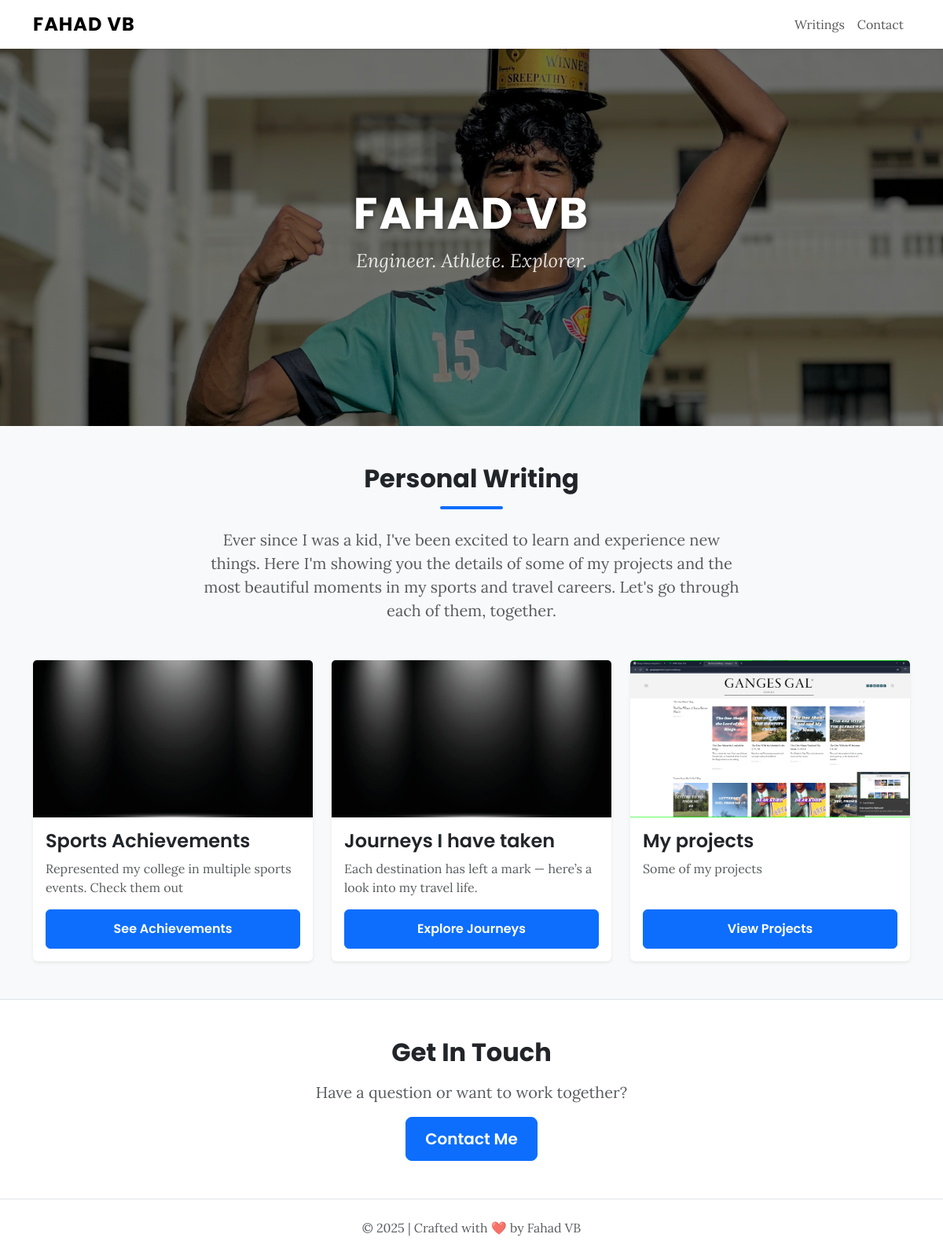
Before: / with the older database file.
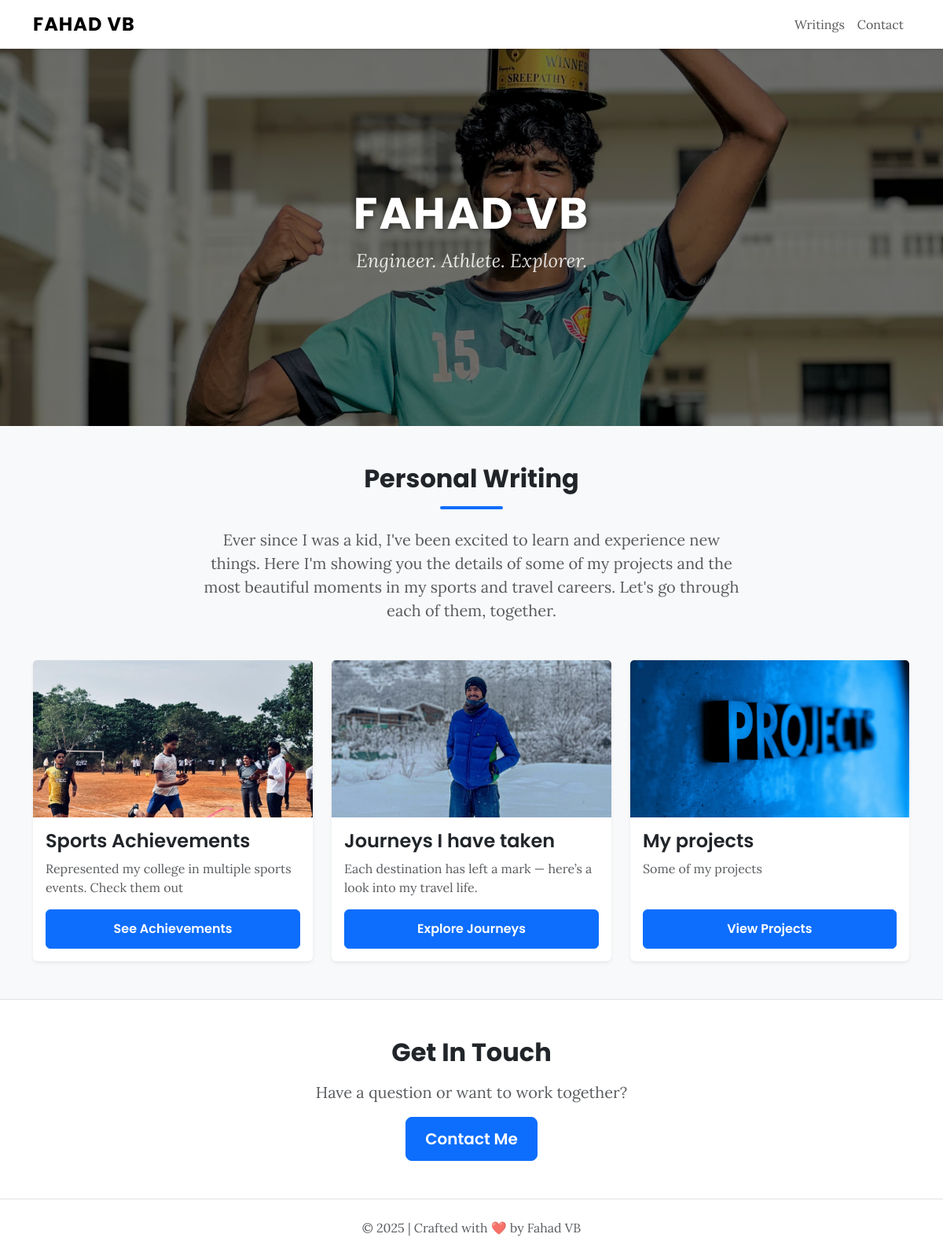
After: the same page with the newer database file.
### blog/models.py (models this page shows, shortened)
class Box(models.Model):
    title = models.CharField(max_length=100)
    description = models.TextField()
    slug = models.SlugField(unique=True)

class BoxImage(models.Model):
    box = models.ForeignKey(Box, on_delete=models.CASCADE, related_name='images')
    image = models.ImageField(upload_to='box_images/')
    details = models.TextField(blank=True)

### blog/views.py (the view)
# urls.py: 2. Add a URL to urlpatterns:  path('', views.home, name='home')
def home(request):
    boxes = Box.objects.all()
    main = Description.objects.all()
    return render(request, 'blog/index.html', {'boxes': boxes, 'main': main})

### blog/templates/blog/index.html (shortened to what this page needs)
{% extends "base.html" %}
{% load static %}
{% block css_styles %}
<link rel="stylesheet" href="{% static 'blog/index.css' %}">
{% endblock %}
{% block content %}
<nav class="navbar navbar-expand-lg navbar-light bg-white sticky-top shadow-sm">
  <div class="container">
    <a class="navbar-brand" href="/">FAHAD VB</a>
    <div class="collapse navbar-collapse">
      <ul class="navbar-nav ms-auto mb-2 mb-lg-0">
        <li class="nav-item"><a class="nav-link" href="#writing">Writings</a></li>
        <li class="nav-item"><a class="nav-link" href="#contact">Contact</a></li>
      </ul>
    </div>
  </div>
</nav>
<header class="hero-section text-center text-white d-flex align-items-center justify-content-center">
    <div class="container">
        <h1 class="hero-title">FAHAD VB</h1>
        <p class="hero-subtitle">Engineer. Athlete. Explorer.</p>
    </div>
</header>
<main class="container my-5">
    <section id="writing" class="text-center mb-5">
        <h2 class="section-title">Personal Writing</h2>
        <div class="underline"></div>
        <p class="lead text-muted mt-3 mx-auto" style="max-width: 700px;">
            Ever since I was a kid, I've been excited to learn and experience new things. Here I'm showing you the details of some of my projects and the most beautiful moments in my sports and travel careers. Let's go through each of them, together.
        </p>
    </section>
    <div class="row g-4">
      {% for box in boxes %}
        <div class="col-lg-4 col-md-6 d-flex align-items-stretch">
            <div class="card h-100 shadow-sm card-hover">
                {% with box.images.all|first as first_image %}
                    {% if first_image %}
                        <img src="{{ first_image.image.url }}" class="card-img-top" alt="{{ box.title }}">
                    {% endif %}
                {% endwith %}
                <div class="card-body d-flex flex-column">
                    <h3 class="card-title">{{ box.title }}</h3>
                    <p class="card-text text-muted flex-grow-1">{{ box.description }}</p>
                    {% if box.title == "My projects" %}
                        <a href="{% url 'projects' %}" class="btn btn-primary mt-auto">View Projects</a>
                    {% elif box.title == "Sports Achievements" %}
                        <a href="{% url 'sports' %}" class="btn btn-primary mt-auto">See Achievements</a>
                    {% elif box.title == "Journeys I have taken" %}
                        <a href="{% url 'travel' %}" class="btn btn-primary mt-auto">Explore Journeys</a>
                    {% endif %}
                </div>
            </div>
        </div>
      {% endfor %}
    </div>
</main>
<section id="contact" class="contact-cta bg-white py-5">
    <div class="container text-center">
        <h2 class="section-title">Get In Touch</h2>
        <p class="lead text-muted my-3">Have a question or want to work together?</p>
        <a href="{% url 'contact' %}" class="btn btn-primary btn-lg">Contact Me</a>
    </div>
</section>
<footer class="text-center py-4">
    <div class="container">
        <p class="mb-0 text-muted">© {% now "Y" %} | Crafted with ❤️ by Fahad VB</p>
    </div>
</footer>
{% endblock %}

### templates/base.html (shortened to what this page needs)
{% load static %}
<!DOCTYPE html>
<html lang="en">
<head>
    <link href="https://cdn.jsdelivr.net/npm/bootstrap@5.3.3/dist/css/bootstrap.min.css" rel="stylesheet">
    <link rel="stylesheet" href="https://cdnjs.cloudflare.com/ajax/libs/font-awesome/6.5.1/css/all.min.css">
    {% block css_styles %}{% endblock %}
</head>
<body class="bg-light">
    {% block content %}{% endblock %}
</body>
</html>

### blog/static/blog/index.css (style rules this page uses)
:root { --primary-color: #0d6efd; --dark-color: #212529; --light-color: #f8f9fa; --font-headings: 'Poppins', sans-serif; --font-body: 'Lora', serif; }
body { font-family: var(--font-body); color: var(--dark-color); background-color: var(--light-color) !important; }
h1, h2, h3, h4, h5, h6, .navbar-brand, .btn { font-family: var(--font-headings); font-weight: 600; }
.section-title { font-weight: 700; margin-bottom: 1rem; }
.underline { width: 80px; height: 4px; background-color: var(--primary-color); margin: 0 auto 1.5rem auto; border-radius: 2px; }
.navbar-brand { font-weight: 700; font-size: 1.5rem; letter-spacing: 1px; }
.hero-section { height: 60vh; background: linear-gradient(rgba(0, 0, 0, 0.5), rgba(0, 0, 0, 0.5)), url('images/withcup.jpg') no-repeat center center; background-size: cover; }
.hero-section .hero-title { font-size: 3.5rem; font-weight: 700; text-shadow: 2px 2px 8px rgba(0,0,0,0.6); }
.hero-section .hero-subtitle { font-size: 1.5rem; font-weight: 300; }
.hero-title { font-size: 4rem; font-weight: 700; letter-spacing: 2px; }
.hero-subtitle { font-size: 1.5rem; font-family: var(--font-body); font-style: italic; color: rgba(255, 255, 255, 0.85); }
.card { border: none; transition: transform 0.3s ease, box-shadow 0.3s ease; }
.card-img-top { height: 200px; object-fit: cover; }
.card-title { font-size: 1.5rem; color: var(--dark-color); }
.btn-primary { background-color: var(--primary-color); border-color: var(--primary-color); font-weight: 600; padding: 0.75rem 1.5rem; transition: background-color 0.2s ease; }
.contact-cta { border-top: 1px solid #dee2e6; border-bottom: 1px solid #dee2e6; }
footer { background-color: #fff; }

Changed rows visible on the page:
changed through a linked row, Box "Sports Achievements": image: a different picture
changed through a linked row, Box "Journeys I have taken": image: a different picture
changed through a linked row, Box "My projects": image: a different picture
